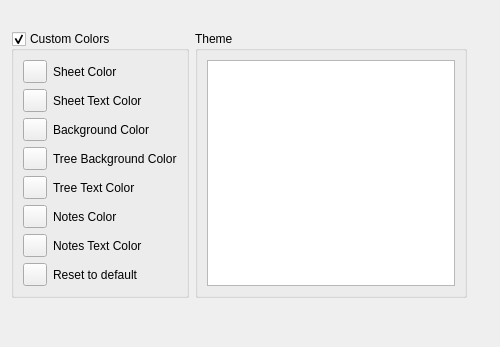
<?xml version="1.0" encoding="UTF-8"?>
<ui version="4.0">
 <class>ThemesPage</class>
 <widget class="QWidget" name="ThemesPage">
  <property name="geometry">
   <rect>
    <x>0</x>
    <y>0</y>
    <width>500</width>
    <height>347</height>
   </rect>
  </property>
  <property name="windowTitle">
   <string>Form</string>
  </property>
  <property name="title" stdset="0">
   <string>Themes</string>
  </property>
  <layout class="QGridLayout" name="gridLayout_2">
   <item row="0" column="2">
    <spacer name="horizontalSpacer_7">
     <property name="orientation">
      <enum>Qt::Horizontal</enum>
     </property>
     <property name="sizeHint" stdset="0">
      <size>
       <width>30</width>
       <height>20</height>
      </size>
     </property>
    </spacer>
   </item>
   <item row="1" column="0">
    <widget class="QGroupBox" name="customColorsBox">
     <property name="title">
      <string>Custom Colors</string>
     </property>
     <property name="flat">
      <bool>false</bool>
     </property>
     <property name="checkable">
      <bool>true</bool>
     </property>
     <layout class="QHBoxLayout" name="horizontalLayout_6">
      <property name="spacing">
       <number>0</number>
      </property>
      <property name="leftMargin">
       <number>0</number>
      </property>
      <property name="topMargin">
       <number>0</number>
      </property>
      <property name="rightMargin">
       <number>0</number>
      </property>
      <property name="bottomMargin">
       <number>0</number>
      </property>
      <item>
       <widget class="QWidget" name="widget" native="true">
        <layout class="QVBoxLayout" name="verticalLayout_5">
         <item>
          <layout class="QFormLayout" name="formLayout_9">
           <property name="fieldGrowthPolicy">
            <enum>QFormLayout::AllNonFixedFieldsGrow</enum>
           </property>
           <item row="0" column="0">
            <widget class="QToolButton" name="sheetColorButton">
             <property name="text">
              <string/>
             </property>
            </widget>
           </item>
           <item row="0" column="1">
            <widget class="QLabel" name="label_20">
             <property name="text">
              <string>Sheet Color</string>
             </property>
            </widget>
           </item>
           <item row="1" column="0">
            <widget class="QToolButton" name="sheetTextColorButton">
             <property name="text">
              <string/>
             </property>
            </widget>
           </item>
           <item row="1" column="1">
            <widget class="QLabel" name="label_22">
             <property name="text">
              <string>Sheet Text Color</string>
             </property>
            </widget>
           </item>
           <item row="2" column="0">
            <widget class="QToolButton" name="backColorButton">
             <property name="text">
              <string/>
             </property>
            </widget>
           </item>
           <item row="2" column="1">
            <widget class="QLabel" name="label_21">
             <property name="text">
              <string>Background Color</string>
             </property>
            </widget>
           </item>
           <item row="3" column="0">
            <widget class="QToolButton" name="treeBackColorButton">
             <property name="text">
              <string/>
             </property>
            </widget>
           </item>
           <item row="3" column="1">
            <widget class="QLabel" name="label_19">
             <property name="text">
              <string>Tree Background Color</string>
             </property>
            </widget>
           </item>
           <item row="4" column="0">
            <widget class="QToolButton" name="treeTextColorButton">
             <property name="text">
              <string/>
             </property>
            </widget>
           </item>
           <item row="4" column="1">
            <widget class="QLabel" name="label_5">
             <property name="text">
              <string>Tree Text Color</string>
             </property>
            </widget>
           </item>
           <item row="5" column="0">
            <widget class="QToolButton" name="notesColorButton">
             <property name="text">
              <string/>
             </property>
            </widget>
           </item>
           <item row="5" column="1">
            <widget class="QLabel" name="label_23">
             <property name="text">
              <string>Notes Color</string>
             </property>
            </widget>
           </item>
           <item row="6" column="0">
            <widget class="QToolButton" name="notesTextColorButton">
             <property name="text">
              <string/>
             </property>
            </widget>
           </item>
           <item row="6" column="1">
            <widget class="QLabel" name="label_24">
             <property name="text">
              <string>Notes Text Color</string>
             </property>
            </widget>
           </item>
           <item row="7" column="0">
            <widget class="QToolButton" name="resetColorsButton">
             <property name="text">
              <string/>
             </property>
             <property name="icon">
              <iconset resource="../../../../../plume-creator-code at 0.66.1/src/pics.qrc">
               <normaloff>:/pics/edit-undo.png</normaloff>:/pics/edit-undo.png</iconset>
             </property>
            </widget>
           </item>
           <item row="7" column="1">
            <widget class="QLabel" name="label_25">
             <property name="text">
              <string>Reset to default</string>
             </property>
            </widget>
           </item>
          </layout>
         </item>
        </layout>
       </widget>
      </item>
     </layout>
    </widget>
   </item>
   <item row="1" column="1">
    <widget class="QGroupBox" name="groupBox_8">
     <property name="title">
      <string>Theme</string>
     </property>
     <layout class="QGridLayout" name="gridLayout">
      <item row="0" column="0">
       <widget class="QListWidget" name="themeListWidget">
        <property name="resizeMode">
         <enum>QListView::Fixed</enum>
        </property>
        <property name="sortingEnabled">
         <bool>true</bool>
        </property>
       </widget>
      </item>
     </layout>
    </widget>
   </item>
   <item row="2" column="0">
    <spacer name="verticalSpacer_4">
     <property name="orientation">
      <enum>Qt::Vertical</enum>
     </property>
     <property name="sizeHint" stdset="0">
      <size>
       <width>20</width>
       <height>19</height>
      </size>
     </property>
    </spacer>
   </item>
  </layout>
 </widget>
 <resources>
  <include location="../../../../../plume-creator-code at 0.66.1/src/pics.qrc"/>
 </resources>
 <connections/>
</ui>
